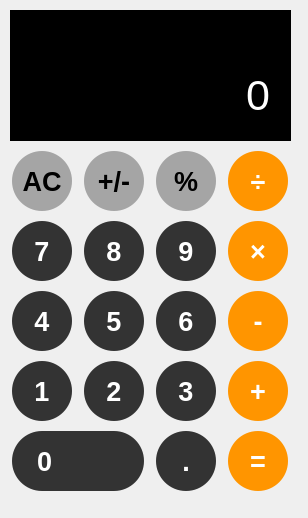
<?xml version="1.0" encoding="UTF-8"?>
<ui version="4.0">
 <class>main_widget</class>
 <widget class="QWidget" name="main_widget">
  <property name="geometry">
   <rect>
    <x>0</x>
    <y>0</y>
    <width>308</width>
    <height>518</height>
   </rect>
  </property>
  <property name="minimumSize">
   <size>
    <width>300</width>
    <height>500</height>
   </size>
  </property>
  <property name="windowTitle">
   <string>Form</string>
  </property>
  <widget class="QWidget" name="verticalLayoutWidget">
   <property name="geometry">
    <rect>
     <x>0</x>
     <y>0</y>
     <width>301</width>
     <height>501</height>
    </rect>
   </property>
   <layout class="QVBoxLayout" name="layout" stretch="2,0">
    <property name="spacing">
     <number>10</number>
    </property>
    <property name="leftMargin">
     <number>10</number>
    </property>
    <property name="topMargin">
     <number>10</number>
    </property>
    <property name="rightMargin">
     <number>10</number>
    </property>
    <property name="bottomMargin">
     <number>10</number>
    </property>
    <item>
     <widget class="QLabel" name="lineEdit">
      <property name="minimumSize">
       <size>
        <width>0</width>
        <height>100</height>
       </size>
      </property>
      <property name="font">
       <font>
        <pointsize>32</pointsize>
       </font>
      </property>
      <property name="styleSheet">
       <string notr="true">color: rgb(255, 255, 255);
background-color: rgb(0, 0, 0);
border: none;
padding: 10px;</string>
      </property>
      <property name="text">
       <string>0</string>
      </property>
      <property name="alignment">
       <set>Qt::AlignBottom|Qt::AlignRight|Qt::AlignTrailing</set>
      </property>
     </widget>
    </item>
    <item>
     <layout class="QGridLayout" name="button_grid" rowstretch="0,0,0,0,0,0" columnstretch="0,0,0,0">
      <property name="spacing">
       <number>10</number>
      </property>
      <item row="2" column="2">
       <widget class="QPushButton" name="btn_number_6">
        <property name="sizePolicy">
         <sizepolicy hsizetype="Fixed" vsizetype="Fixed">
          <horstretch>0</horstretch>
          <verstretch>0</verstretch>
         </sizepolicy>
        </property>
        <property name="minimumSize">
         <size>
          <width>60</width>
          <height>60</height>
         </size>
        </property>
        <property name="font">
         <font>
          <pointsize>20</pointsize>
          <weight>75</weight>
          <bold>true</bold>
         </font>
        </property>
        <property name="styleSheet">
         <string notr="true">QPushButton {
	background-color: #333333;
	color: white;
	border-radius: 30px;
}
QPushButton:pressed {
	background-color: #737373;
}</string>
        </property>
        <property name="text">
         <string>6</string>
        </property>
       </widget>
      </item>
      <item row="5" column="2">
       <widget class="QPushButton" name="btn_dot">
        <property name="sizePolicy">
         <sizepolicy hsizetype="Fixed" vsizetype="Fixed">
          <horstretch>0</horstretch>
          <verstretch>0</verstretch>
         </sizepolicy>
        </property>
        <property name="minimumSize">
         <size>
          <width>60</width>
          <height>60</height>
         </size>
        </property>
        <property name="font">
         <font>
          <pointsize>20</pointsize>
          <weight>75</weight>
          <bold>true</bold>
         </font>
        </property>
        <property name="styleSheet">
         <string notr="true">QPushButton {
	background-color: #333333;
	color: white;
	border-radius: 30px;
}
QPushButton:pressed {
	background-color: #737373;
}</string>
        </property>
        <property name="text">
         <string>.</string>
        </property>
       </widget>
      </item>
      <item row="1" column="3">
       <widget class="QPushButton" name="btn_multiplication">
        <property name="sizePolicy">
         <sizepolicy hsizetype="Fixed" vsizetype="Fixed">
          <horstretch>0</horstretch>
          <verstretch>0</verstretch>
         </sizepolicy>
        </property>
        <property name="minimumSize">
         <size>
          <width>60</width>
          <height>60</height>
         </size>
        </property>
        <property name="font">
         <font>
          <pointsize>20</pointsize>
          <weight>75</weight>
          <bold>true</bold>
         </font>
        </property>
        <property name="styleSheet">
         <string notr="true">QPushButton {
	background-color: #FF9500;
	color: white;
	border-radius: 30px;
}
QPushButton:pressed {
	background-color: #FFB84D;
}</string>
        </property>
        <property name="text">
         <string>×</string>
        </property>
       </widget>
      </item>
      <item row="3" column="2">
       <widget class="QPushButton" name="btn_number_3">
        <property name="sizePolicy">
         <sizepolicy hsizetype="Fixed" vsizetype="Fixed">
          <horstretch>0</horstretch>
          <verstretch>0</verstretch>
         </sizepolicy>
        </property>
        <property name="minimumSize">
         <size>
          <width>60</width>
          <height>60</height>
         </size>
        </property>
        <property name="font">
         <font>
          <pointsize>20</pointsize>
          <weight>75</weight>
          <bold>true</bold>
         </font>
        </property>
        <property name="styleSheet">
         <string notr="true">QPushButton {
	background-color: #333333;
	color: white;
	border-radius: 30px;
}
QPushButton:pressed {
	background-color: #737373;
}</string>
        </property>
        <property name="text">
         <string>3</string>
        </property>
       </widget>
      </item>
      <item row="3" column="1">
       <widget class="QPushButton" name="btn_number_2">
        <property name="sizePolicy">
         <sizepolicy hsizetype="Fixed" vsizetype="Fixed">
          <horstretch>0</horstretch>
          <verstretch>0</verstretch>
         </sizepolicy>
        </property>
        <property name="minimumSize">
         <size>
          <width>60</width>
          <height>60</height>
         </size>
        </property>
        <property name="font">
         <font>
          <pointsize>20</pointsize>
          <weight>75</weight>
          <bold>true</bold>
         </font>
        </property>
        <property name="styleSheet">
         <string notr="true">QPushButton {
	background-color: #333333;
	color: white;
	border-radius: 30px;
}
QPushButton:pressed {
	background-color: #737373;
}</string>
        </property>
        <property name="text">
         <string>2</string>
        </property>
       </widget>
      </item>
      <item row="2" column="3">
       <widget class="QPushButton" name="btn_substraction">
        <property name="sizePolicy">
         <sizepolicy hsizetype="Fixed" vsizetype="Fixed">
          <horstretch>0</horstretch>
          <verstretch>0</verstretch>
         </sizepolicy>
        </property>
        <property name="minimumSize">
         <size>
          <width>60</width>
          <height>60</height>
         </size>
        </property>
        <property name="font">
         <font>
          <pointsize>20</pointsize>
          <weight>75</weight>
          <bold>true</bold>
         </font>
        </property>
        <property name="styleSheet">
         <string notr="true">QPushButton {
	background-color: #FF9500;
	color: white;
	border-radius: 30px;
}
QPushButton:pressed {
	background-color: #FFB84D;
}</string>
        </property>
        <property name="text">
         <string>-</string>
        </property>
       </widget>
      </item>
      <item row="3" column="0">
       <widget class="QPushButton" name="btn_number_1">
        <property name="sizePolicy">
         <sizepolicy hsizetype="Fixed" vsizetype="Fixed">
          <horstretch>0</horstretch>
          <verstretch>0</verstretch>
         </sizepolicy>
        </property>
        <property name="minimumSize">
         <size>
          <width>60</width>
          <height>60</height>
         </size>
        </property>
        <property name="font">
         <font>
          <pointsize>20</pointsize>
          <weight>75</weight>
          <bold>true</bold>
         </font>
        </property>
        <property name="styleSheet">
         <string notr="true">QPushButton {
	background-color: #333333;
	color: white;
	border-radius: 30px;
}
QPushButton:pressed {
	background-color: #737373;
}</string>
        </property>
        <property name="text">
         <string>1</string>
        </property>
       </widget>
      </item>
      <item row="0" column="1">
       <widget class="QPushButton" name="btn_np">
        <property name="sizePolicy">
         <sizepolicy hsizetype="Fixed" vsizetype="Fixed">
          <horstretch>0</horstretch>
          <verstretch>0</verstretch>
         </sizepolicy>
        </property>
        <property name="minimumSize">
         <size>
          <width>60</width>
          <height>60</height>
         </size>
        </property>
        <property name="font">
         <font>
          <pointsize>20</pointsize>
          <weight>75</weight>
          <bold>true</bold>
         </font>
        </property>
        <property name="styleSheet">
         <string notr="true">QPushButton {
	background-color: #A5A5A5;
	color: black;
	 border-radius: 30px;
}
QPushButton:pressed {
	background-color: #D3D3D3;
}</string>
        </property>
        <property name="text">
         <string>+/-</string>
        </property>
       </widget>
      </item>
      <item row="0" column="0">
       <widget class="QPushButton" name="btn_clear">
        <property name="sizePolicy">
         <sizepolicy hsizetype="Fixed" vsizetype="Fixed">
          <horstretch>0</horstretch>
          <verstretch>0</verstretch>
         </sizepolicy>
        </property>
        <property name="minimumSize">
         <size>
          <width>60</width>
          <height>60</height>
         </size>
        </property>
        <property name="font">
         <font>
          <pointsize>20</pointsize>
          <weight>75</weight>
          <bold>true</bold>
         </font>
        </property>
        <property name="styleSheet">
         <string notr="true">QPushButton {
	background-color: #A5A5A5;
	color: black;
	 border-radius: 30px;
}
QPushButton:pressed {
	background-color: #D3D3D3;
}</string>
        </property>
        <property name="text">
         <string>AC</string>
        </property>
       </widget>
      </item>
      <item row="1" column="1">
       <widget class="QPushButton" name="btn_number_8">
        <property name="sizePolicy">
         <sizepolicy hsizetype="Fixed" vsizetype="Fixed">
          <horstretch>0</horstretch>
          <verstretch>0</verstretch>
         </sizepolicy>
        </property>
        <property name="minimumSize">
         <size>
          <width>60</width>
          <height>60</height>
         </size>
        </property>
        <property name="font">
         <font>
          <pointsize>20</pointsize>
          <weight>75</weight>
          <bold>true</bold>
         </font>
        </property>
        <property name="styleSheet">
         <string notr="true">QPushButton {
	background-color: #333333;
	color: white;
	border-radius: 30px;
}
QPushButton:pressed {
	background-color: #737373;
}</string>
        </property>
        <property name="text">
         <string>8</string>
        </property>
       </widget>
      </item>
      <item row="0" column="2">
       <widget class="QPushButton" name="btn_percent">
        <property name="sizePolicy">
         <sizepolicy hsizetype="Fixed" vsizetype="Fixed">
          <horstretch>0</horstretch>
          <verstretch>0</verstretch>
         </sizepolicy>
        </property>
        <property name="minimumSize">
         <size>
          <width>60</width>
          <height>60</height>
         </size>
        </property>
        <property name="font">
         <font>
          <pointsize>20</pointsize>
          <weight>75</weight>
          <bold>true</bold>
         </font>
        </property>
        <property name="styleSheet">
         <string notr="true">QPushButton {
	background-color: #A5A5A5;
	color: black;
	 border-radius: 30px;
}
QPushButton:pressed {
	background-color: #D3D3D3;
}</string>
        </property>
        <property name="text">
         <string>%</string>
        </property>
       </widget>
      </item>
      <item row="1" column="2">
       <widget class="QPushButton" name="btn_number_9">
        <property name="sizePolicy">
         <sizepolicy hsizetype="Fixed" vsizetype="Fixed">
          <horstretch>0</horstretch>
          <verstretch>0</verstretch>
         </sizepolicy>
        </property>
        <property name="minimumSize">
         <size>
          <width>60</width>
          <height>60</height>
         </size>
        </property>
        <property name="font">
         <font>
          <pointsize>20</pointsize>
          <weight>75</weight>
          <bold>true</bold>
         </font>
        </property>
        <property name="styleSheet">
         <string notr="true">QPushButton {
	background-color: #333333;
	color: white;
	border-radius: 30px;
}
QPushButton:pressed {
	background-color: #737373;
}</string>
        </property>
        <property name="text">
         <string>9</string>
        </property>
       </widget>
      </item>
      <item row="2" column="0">
       <widget class="QPushButton" name="btn_number_4">
        <property name="sizePolicy">
         <sizepolicy hsizetype="Fixed" vsizetype="Fixed">
          <horstretch>0</horstretch>
          <verstretch>0</verstretch>
         </sizepolicy>
        </property>
        <property name="minimumSize">
         <size>
          <width>60</width>
          <height>60</height>
         </size>
        </property>
        <property name="font">
         <font>
          <pointsize>20</pointsize>
          <weight>75</weight>
          <bold>true</bold>
         </font>
        </property>
        <property name="styleSheet">
         <string notr="true">QPushButton {
	background-color: #333333;
	color: white;
	border-radius: 30px;
}
QPushButton:pressed {
	background-color: #737373;
}</string>
        </property>
        <property name="text">
         <string>4</string>
        </property>
       </widget>
      </item>
      <item row="3" column="3">
       <widget class="QPushButton" name="btn_addition">
        <property name="sizePolicy">
         <sizepolicy hsizetype="Fixed" vsizetype="Fixed">
          <horstretch>0</horstretch>
          <verstretch>0</verstretch>
         </sizepolicy>
        </property>
        <property name="minimumSize">
         <size>
          <width>60</width>
          <height>60</height>
         </size>
        </property>
        <property name="font">
         <font>
          <pointsize>20</pointsize>
          <weight>75</weight>
          <bold>true</bold>
         </font>
        </property>
        <property name="styleSheet">
         <string notr="true">QPushButton {
	background-color: #FF9500;
	color: white;
	border-radius: 30px;
}
QPushButton:pressed {
	background-color: #FFB84D;
}</string>
        </property>
        <property name="text">
         <string>+</string>
        </property>
       </widget>
      </item>
      <item row="0" column="3">
       <widget class="QPushButton" name="btn_division">
        <property name="sizePolicy">
         <sizepolicy hsizetype="Fixed" vsizetype="Fixed">
          <horstretch>0</horstretch>
          <verstretch>0</verstretch>
         </sizepolicy>
        </property>
        <property name="minimumSize">
         <size>
          <width>60</width>
          <height>60</height>
         </size>
        </property>
        <property name="font">
         <font>
          <pointsize>20</pointsize>
          <weight>75</weight>
          <bold>true</bold>
         </font>
        </property>
        <property name="styleSheet">
         <string notr="true">QPushButton {
	background-color: #FF9500;
	color: white;
	border-radius: 30px;
}
QPushButton:pressed {
	background-color: #FFB84D;
}</string>
        </property>
        <property name="text">
         <string>÷</string>
        </property>
       </widget>
      </item>
      <item row="2" column="1">
       <widget class="QPushButton" name="btn_number_5">
        <property name="sizePolicy">
         <sizepolicy hsizetype="Fixed" vsizetype="Fixed">
          <horstretch>0</horstretch>
          <verstretch>0</verstretch>
         </sizepolicy>
        </property>
        <property name="minimumSize">
         <size>
          <width>60</width>
          <height>60</height>
         </size>
        </property>
        <property name="font">
         <font>
          <pointsize>20</pointsize>
          <weight>75</weight>
          <bold>true</bold>
         </font>
        </property>
        <property name="styleSheet">
         <string notr="true">QPushButton {
	background-color: #333333;
	color: white;
	border-radius: 30px;
}
QPushButton:pressed {
	background-color: #737373;
}</string>
        </property>
        <property name="text">
         <string>5</string>
        </property>
       </widget>
      </item>
      <item row="5" column="3">
       <widget class="QPushButton" name="btn_equal">
        <property name="sizePolicy">
         <sizepolicy hsizetype="Fixed" vsizetype="Fixed">
          <horstretch>0</horstretch>
          <verstretch>0</verstretch>
         </sizepolicy>
        </property>
        <property name="minimumSize">
         <size>
          <width>60</width>
          <height>60</height>
         </size>
        </property>
        <property name="font">
         <font>
          <pointsize>20</pointsize>
          <weight>75</weight>
          <bold>true</bold>
         </font>
        </property>
        <property name="styleSheet">
         <string notr="true">QPushButton {
	background-color: #FF9500;
	color: white;
	border-radius: 30px;
}
QPushButton:pressed {
	background-color: #FFB84D;
}</string>
        </property>
        <property name="text">
         <string>=</string>
        </property>
       </widget>
      </item>
      <item row="1" column="0">
       <widget class="QPushButton" name="btn_number_7">
        <property name="sizePolicy">
         <sizepolicy hsizetype="Fixed" vsizetype="Fixed">
          <horstretch>0</horstretch>
          <verstretch>0</verstretch>
         </sizepolicy>
        </property>
        <property name="minimumSize">
         <size>
          <width>60</width>
          <height>60</height>
         </size>
        </property>
        <property name="font">
         <font>
          <pointsize>20</pointsize>
          <weight>75</weight>
          <bold>true</bold>
         </font>
        </property>
        <property name="styleSheet">
         <string notr="true">QPushButton {
	background-color: #333333;
	color: white;
	border-radius: 30px;
}
QPushButton:pressed {
	background-color: #737373;
}</string>
        </property>
        <property name="text">
         <string>7</string>
        </property>
       </widget>
      </item>
      <item row="5" column="0" colspan="2">
       <widget class="QPushButton" name="btn_number_0">
        <property name="minimumSize">
         <size>
          <width>130</width>
          <height>60</height>
         </size>
        </property>
        <property name="font">
         <font>
          <pointsize>20</pointsize>
          <weight>75</weight>
          <bold>true</bold>
         </font>
        </property>
        <property name="styleSheet">
         <string notr="true">QPushButton {
	background-color: #333333;
    color: white;
    border-radius: 30px;
    text-align: left;
    padding-left: 25px;
}
QPushButton:pressed {
	background-color: #737373;
}</string>
        </property>
        <property name="text">
         <string>0</string>
        </property>
       </widget>
      </item>
     </layout>
    </item>
   </layout>
  </widget>
 </widget>
 <resources/>
 <connections/>
</ui>
